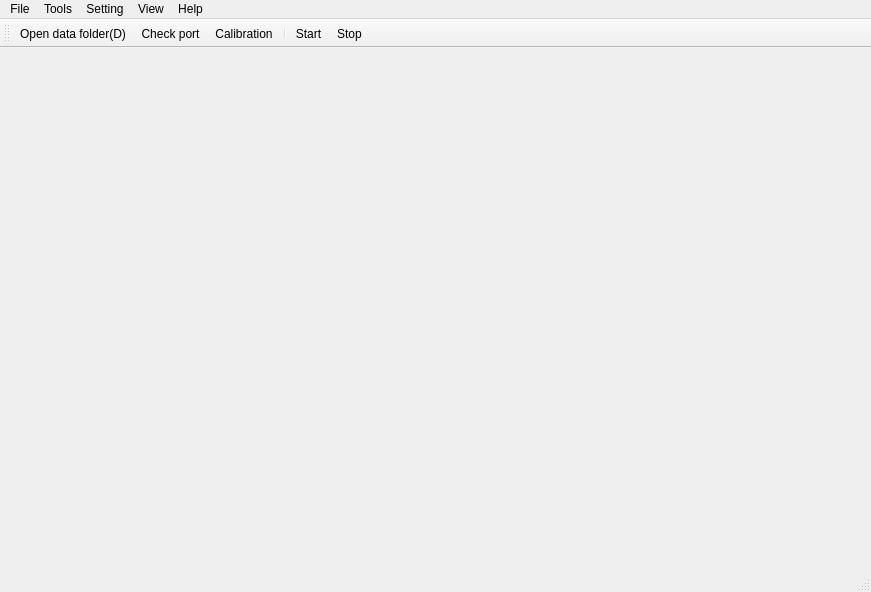
<?xml version="1.0" encoding="UTF-8"?>
<ui version="4.0">
 <class>MainWindow</class>
 <widget class="QMainWindow" name="MainWindow">
  <property name="geometry">
   <rect>
    <x>0</x>
    <y>0</y>
    <width>871</width>
    <height>592</height>
   </rect>
  </property>
  <property name="windowTitle">
   <string>MainWindow</string>
  </property>
  <widget class="QWidget" name="centralwidget"/>
  <widget class="QMenuBar" name="menubar">
   <property name="geometry">
    <rect>
     <x>0</x>
     <y>0</y>
     <width>871</width>
     <height>22</height>
    </rect>
   </property>
   <widget class="QMenu" name="menuFile">
    <property name="title">
     <string>File</string>
    </property>
    <addaction name="actionOpen_data_folder_D"/>
    <addaction name="actionOpen_log_folder_L"/>
    <addaction name="actionQuit_Q"/>
   </widget>
   <widget class="QMenu" name="menuTool">
    <property name="title">
     <string>Tools</string>
    </property>
    <addaction name="actionCheck_port"/>
    <addaction name="actionClearPort"/>
    <addaction name="actionCalibration"/>
   </widget>
   <widget class="QMenu" name="menuSetting">
    <property name="title">
     <string>Setting</string>
    </property>
   </widget>
   <widget class="QMenu" name="menuView">
    <property name="title">
     <string>View</string>
    </property>
   </widget>
   <widget class="QMenu" name="menuHelp">
    <property name="title">
     <string>Help</string>
    </property>
    <addaction name="actionAbout"/>
   </widget>
   <addaction name="menuFile"/>
   <addaction name="menuTool"/>
   <addaction name="menuSetting"/>
   <addaction name="menuView"/>
   <addaction name="menuHelp"/>
  </widget>
  <widget class="QStatusBar" name="statusbar"/>
  <widget class="QToolBar" name="toolBar">
   <property name="windowTitle">
    <string>toolBar</string>
   </property>
   <attribute name="toolBarArea">
    <enum>TopToolBarArea</enum>
   </attribute>
   <attribute name="toolBarBreak">
    <bool>false</bool>
   </attribute>
   <addaction name="actionOpen_data_folder_D"/>
   <addaction name="actionCheck_port"/>
   <addaction name="actionCalibration"/>
   <addaction name="separator"/>
   <addaction name="actionStart"/>
   <addaction name="actionStop"/>
  </widget>
  <action name="actionOpen_data_folder_D">
   <property name="icon">
    <iconset resource="../resources/rc.qrc">
     <normaloff>:/images/Open.png</normaloff>:/images/Open.png</iconset>
   </property>
   <property name="text">
    <string>Open data folder(&amp;D)</string>
   </property>
  </action>
  <action name="actionOpen_log_folder_L">
   <property name="icon">
    <iconset resource="../resources/rc.qrc">
     <normaloff>:/images/Open.png</normaloff>:/images/Open.png</iconset>
   </property>
   <property name="text">
    <string>Open log folder(&amp;L)</string>
   </property>
  </action>
  <action name="actionQuit_Q">
   <property name="icon">
    <iconset resource="../resources/rc.qrc">
     <normaloff>:/images/Exit.png</normaloff>:/images/Exit.png</iconset>
   </property>
   <property name="text">
    <string>Quit(&amp;Q)</string>
   </property>
  </action>
  <action name="actionAbout">
   <property name="icon">
    <iconset resource="../resources/rc.qrc">
     <normaloff>:/images/about.png</normaloff>:/images/about.png</iconset>
   </property>
   <property name="text">
    <string>About</string>
   </property>
  </action>
  <action name="actionCheck_port">
   <property name="icon">
    <iconset resource="../resources/rc.qrc">
     <normaloff>:/images/mdc.png</normaloff>:/images/mdc.png</iconset>
   </property>
   <property name="text">
    <string>Check port</string>
   </property>
  </action>
  <action name="actionStart">
   <property name="icon">
    <iconset resource="../resources/rc.qrc">
     <normaloff>:/images/run.png</normaloff>:/images/run.png</iconset>
   </property>
   <property name="text">
    <string>Start</string>
   </property>
   <property name="toolTip">
    <string>Start</string>
   </property>
   <property name="shortcut">
    <string>F5</string>
   </property>
   <property name="autoRepeat">
    <bool>true</bool>
   </property>
  </action>
  <action name="actionStop">
   <property name="icon">
    <iconset resource="../resources/rc.qrc">
     <normaloff>:/images/pause_press.png</normaloff>:/images/pause_press.png</iconset>
   </property>
   <property name="text">
    <string>Stop</string>
   </property>
   <property name="shortcut">
    <string>F6</string>
   </property>
  </action>
  <action name="actionCalibration">
   <property name="icon">
    <iconset resource="../resources/rc.qrc">
     <normaloff>:/images/monitor.png</normaloff>:/images/monitor.png</iconset>
   </property>
   <property name="text">
    <string>Calibration</string>
   </property>
  </action>
  <action name="actionClearPort">
   <property name="icon">
    <iconset resource="../resources/rc.qrc">
     <normaloff>:/images/clear_press.png</normaloff>:/images/clear_press.png</iconset>
   </property>
   <property name="text">
    <string>ClearPort</string>
   </property>
   <property name="toolTip">
    <string>ClearPort</string>
   </property>
  </action>
 </widget>
 <resources>
  <include location="../resources/rc.qrc"/>
 </resources>
 <connections/>
</ui>
